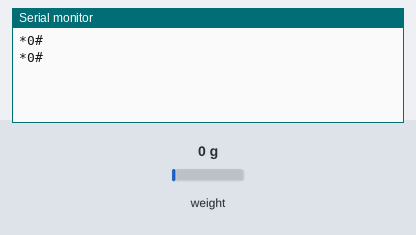
A sketch run on a simulated Arduino Uno, built with avr-gcc and run on an emulated ATmega328P. Parts: the last lines printed to the serial monitor. The test bench sets the inputs (shaded band); at power-on: weight on the scale 0 g.

Above: at 2.0 s.
2.1 s: weight on the scale set to 100 g
At 3.2 s:
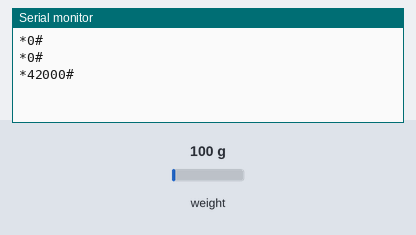
3.6 s: weight on the scale set to 1250 g
At 5.0 s:
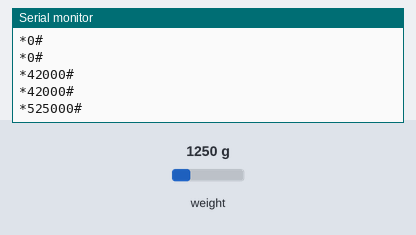
Timing chart, 0 to 6.6 s (numbered marks = the images above; inputs shaded):
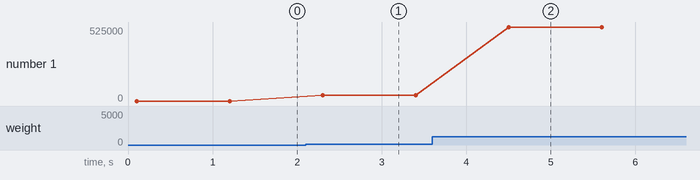

The sketch:

baca_loadcell.ino
```cpp
#include "HX711.h"

// HX711 circuit wiring
const int LOADCELL_DOUT_PIN = 4;
const int LOADCELL_SCK_PIN = 5;
String str;
HX711 scale;

void setup() {
  Serial.begin(115200);
  scale.begin(LOADCELL_DOUT_PIN, LOADCELL_SCK_PIN);
}

void loop() {

  if (scale.is_ready()) {
    long reading = scale.read();
    //Serial.print("HX711 reading: ");
    //Serial.println(reading);
    str =String ('*')+String (reading)+String("#");
Serial.println(str);
  } else {
    //Serial.println("HX711 not found.");
  }

  delay(1000);

}
```

Measured:
- after the input at 2.1 s, the serial monitor: prints a new line after 0.20 s (image 1)
- after the input at 3.6 s, the serial monitor: prints a new line after 0.90 s (image 2)
- plotted number 1: 0 → 42000 after the input at 2.1 s, 42000 → 525000 after the input at 3.6 s
